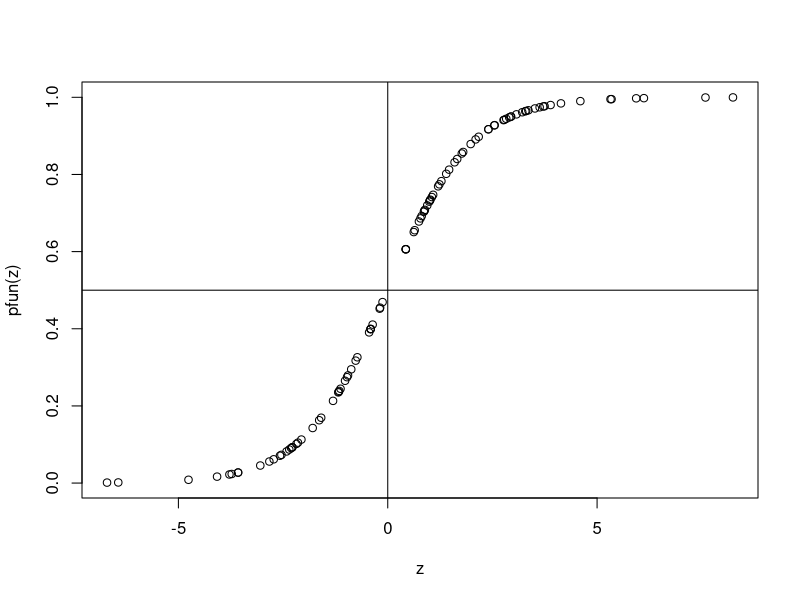
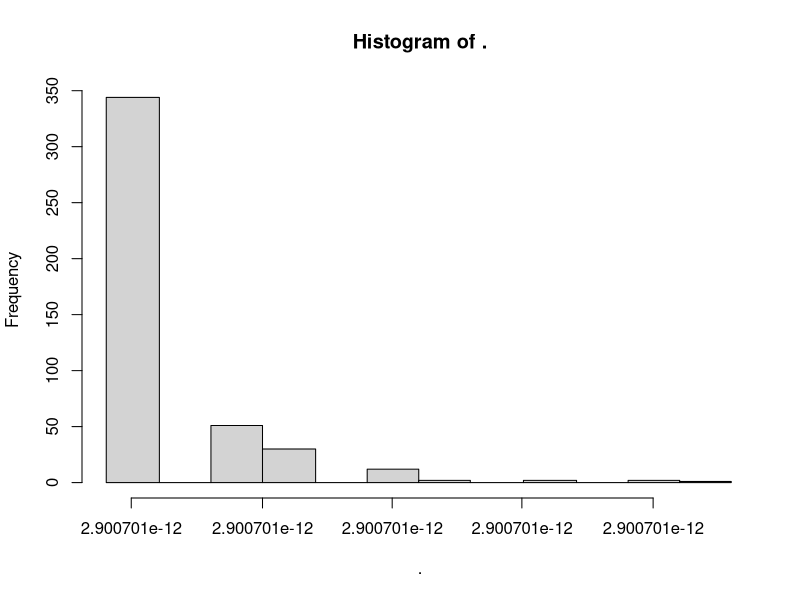
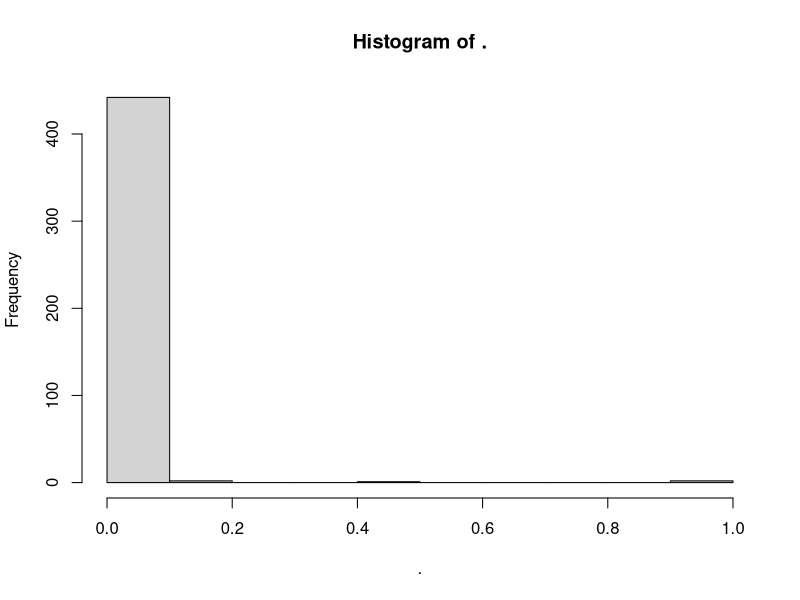
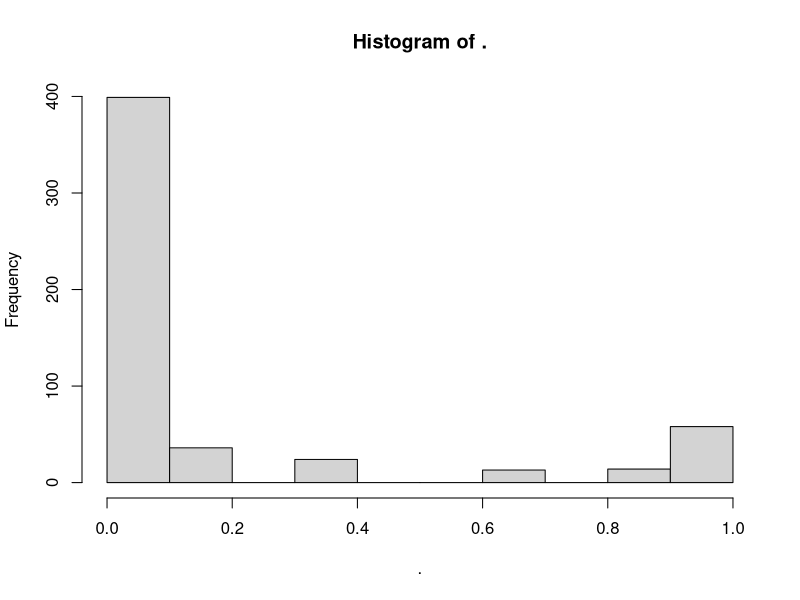
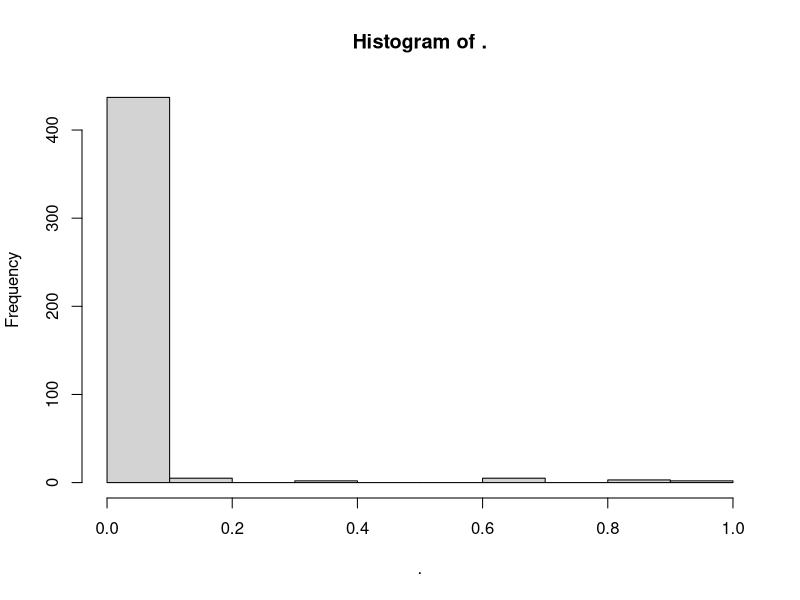
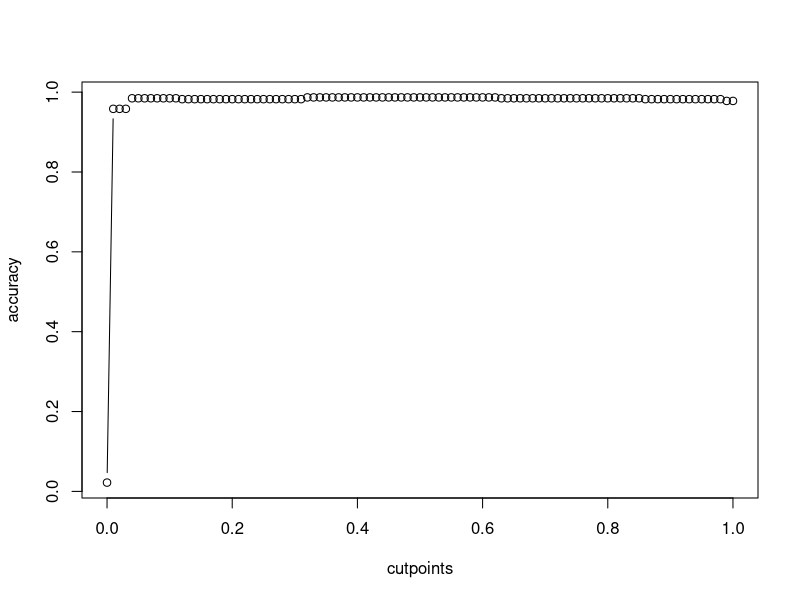

The R source for these figures, in order:
# Where the prediction probabilities come from? 
# What do they mean?
# What does a prediction probability of 0.5 mean?
# Why the prediction probabilities in Atezo were overwhelmly low?
# How imbalanced response affects logistic regression?

library(dplyr)
rm(list = ls())

# logistic regression under the hood

# it model P(1) by linear combination of predictors via a link function
# P(1) = 1 / (1 + exp(-z))
# z = b0 + b1 * x

pfun = function(z) 1/(1+exp(-z))
z = rnorm(1e2, 0, 3)
plot(z, pfun(z))
abline(h = 0.5)
abline(v = 0.0)

# this is the sigmoid function, and it is nice in turning all real numbers to [0, 1] with a smooth curve
# with the sigmoid function, prediction probability of each subject is all up to the model parameters: b0, b1
# to estimate the model parameters is all about the cost function
# cost function of logistic model is the product of pfun(z) and (1-pfun(z)) for each subject
# we find b0 and b1 that maximize the cost function

# test using real-life data
library(mlbench)
data(BreastCancer, package="mlbench")

bc <- BreastCancer[complete.cases(BreastCancer), ] 
for(i in 2:10) bc[, i] <- as.numeric(as.character(bc[, i]))
bc$Class <- ifelse(bc$Class == "malignant", 1, 0)
bc$Class <- factor(bc$Class, levels = c(0, 1))

# let's stratify the subjects by case or control
bc0 = bc[bc$Class == 0, ] # all control
bc1 = bc[bc$Class == 1, ] # all cases

# what if all subjects were 0
fit <- glm(Class ~ Cell.shape, family = "binomial", data=bc0)
# the cost function does not converge, because the cost function becomes monotonical 
# and the predicted probabilities are all extremely low, which actually fit the data and the cost function
predict(fit, type = "response") %>% hist

# what if adding a few cases
data = rbind(bc0, bc1[sample(1:nrow(bc1), 3), ])
fit <- glm(Class ~ Cell.shape, family = "binomial", data=data)
summary(fit)
(fit.p = predict(fit, type = "response")) %>% hist
# the predicted probabilities are still very low for each subject
# note that final cost is in fact the product of the prediction probabilities
# MLE did a good job finding parameters that maximize P(D|b0, b1)
table(fit.p > .5)
summary(fit.p[fit.p < .5])
# prediction probabilities of the controls
summary(fit.p[data$Class == 0])
# prediction probabilities of the cases
(fit.p[data$Class == 1])
# all below .5, why is this? 
# model parameters were basically dominated by the data of the controls
# the case data try pulling the parameters to other directions but can only help so much 

# what about adding 100 case
data = rbind(bc0, bc1[sample(1:nrow(bc1), 100), ])
fit <- glm(Class ~ Cell.shape, family = "binomial", data=data)
summary(fit)
(fit.p = predict(fit, type = "response")) %>% hist
table(fit.p > .5)
summary(fit.p[data$Class == 0])
summary(fit.p[data$Class == 1])
# this is much better

# note that model intercept is the over probability w/o any predictors
fit <- glm(Class ~ 1, family = "binomial", data=data)
alpha = coef(fit)[1]
pfun(alpha)
mean(as.numeric(data$Class) - 1)

# note
# logistic regression analysis is essentially finding parameter values that maximize the cost function
# parameter values are further transformed to a 0-1 value (fit.p) by the sigmoid function
# these fit.p values can be interpreted as the event probability based on the given data, although highly imbalanced 
# and fit.p for a given subject will be shifted to the left or right depending on how many total cases in the training data
# this is a probability!
# to use these probabilities for classification is a different thing
# you need to choose a threshold, which is not necessary 0.5
# consequently, different threshold yields different sensitivity and different specificity
# this is a subjective thing

# ROC and AU(ROC) show how specificity and sensitivity go with different thresholds
# and these are metrics to score overall model performance, which itself does not determine the best threshold

# Accuracy is one metric to defind the best threshold, which accounts both sensitivity and specificity

data = rbind(bc0, bc1[sample(1:nrow(bc1), 10), ])
fit <- glm(Class ~ Cell.shape, family = "binomial", data=data)
(fit.p = predict(fit, type = "response")) %>% hist

cutpoints = seq(0, 1, by = 0.01)

accuracy <- sapply(cutpoints, function(cut) {
  fit.y <- ifelse(fit.p > cut, 1, 0)
  fit.y <- factor(fit.y, levels=c(0, 1))
  mean(data$Class == fit.y)
  
})

plot(cutpoints, accuracy, type = "b")

# the curver saturates quickly
# accuracy curve of ATEZO results follow the same pattern, but saturated slower (around 0.5).
